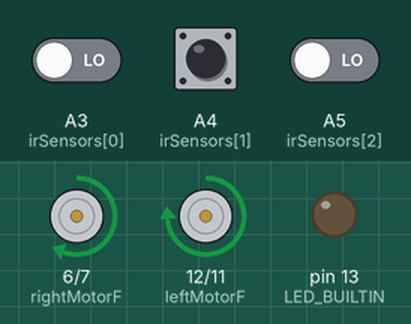
Simulated run of this sketch. Board: Arduino Uno, built with avr-gcc and run on an emulated ATmega328P. Shown: motor-driver pin pairs drawn as motors (green arrow = first pin HIGH = forward, orange = second pin HIGH = backward, longer = more drive, scaled by the enable pin), output pins drawn as LEDs (lit = HIGH). The inputs (shaded band) are chosen by the test bench; at power-on: A3 (irSensors[0]) LOW, A4 (irSensors[1]) LOW, A5 (irSensors[2]) LOW. What the sketch prints to the serial monitor is not drawn.

Above: at 1.2 s.
1.3 s: A3 (irSensors[0]) driven HIGH
At 2.5 s:
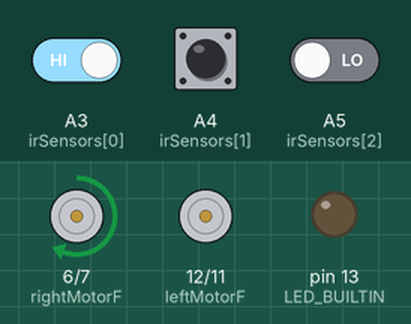
2.8 s: A4 (irSensors[1]) driven HIGH
4.3 s: A5 (irSensors[2]) driven HIGH
At 5.0 s:
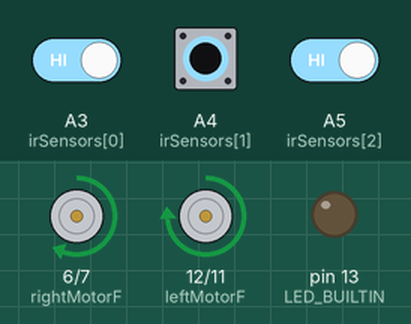
5.8 s: A3 (irSensors[0]) driven LOW
At 7.0 s:
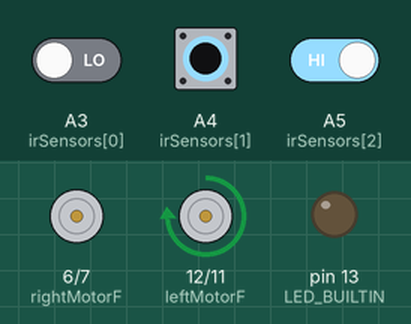
7.3 s: A4 (irSensors[1]) driven LOW
9.2 s: A4 (irSensors[1]) pulsed HIGH 5 times (0.12 s each, 0.3 s apart)
Timing chart, 0 to 12.2 s (numbered marks = the images above; inputs shaded):
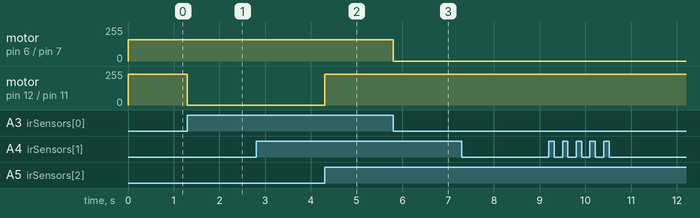

The sketch:

bangbangcontroller.ino
```cpp
// Pin definitions
#define rightMotorF 6      // Right motor forward pin
#define rightMotorB 7      // Right motor backward pin
#define rightMotorPWM 5     // Right motor PWM pin (ENA)
#define leftMotorF 12        // Left motor forward pin
#define leftMotorB 11       // Left motor backward pin
#define leftMotorPWM 10     // Left motor PWM pin (ENB)

// Define IR sensor array pins
const int numSensors = 3;
const int irSensors[numSensors] = {A3,A4,A5};

// Speed settings
const int leftMotorSpeed= 230;
const int rightMotorSpeed = 160;
const int turnSpeed = 120;
const int baseSpeed = 100;

// Motor control functions
void moveForward() {
  digitalWrite(leftMotorF, HIGH);
  digitalWrite(leftMotorB, LOW);
  digitalWrite(rightMotorF, HIGH);
  digitalWrite(rightMotorB, LOW);
  analogWrite(leftMotorPWM, leftMotorSpeed);
  analogWrite(rightMotorPWM, rightMotorSpeed);
}

void turnLeft() {
  digitalWrite(leftMotorF, LOW);
  digitalWrite(leftMotorB, LOW);
  digitalWrite(rightMotorF, HIGH);
  digitalWrite(rightMotorB, LOW);
  analogWrite(rightMotorPWM, 160);
  analogWrite(leftMotorPWM, 0);
  delay(10);
}

void turnRight() {
  digitalWrite(leftMotorF, HIGH);
  digitalWrite(leftMotorB, LOW);
  digitalWrite(rightMotorF, LOW);
  digitalWrite(rightMotorB, LOW);
  analogWrite(leftMotorPWM, 230);
  analogWrite(rightMotorPWM, 0);
  delay(10);
}

void stopMotors() {
  digitalWrite(leftMotorF, LOW);
  digitalWrite(leftMotorB, LOW);
  digitalWrite(rightMotorF, LOW);
  digitalWrite(rightMotorB, LOW);
  analogWrite(leftMotorPWM, 0);
  analogWrite(rightMotorPWM, 0);
}

void slightMove() {
  digitalWrite(leftMotorF, HIGH);
  digitalWrite(leftMotorB, LOW);
  digitalWrite(rightMotorF, HIGH);
  digitalWrite(rightMotorB, LOW);
  analogWrite(leftMotorPWM, baseSpeed);
  analogWrite(rightMotorPWM, baseSpeed);
  delay(150);
}

void setup() {
  Serial.begin(115200);

  // Set motor pins as outputs
  pinMode(leftMotorF, OUTPUT);
  pinMode(leftMotorB, OUTPUT);
  pinMode(rightMotorF, OUTPUT);
  pinMode(rightMotorB, OUTPUT);
  pinMode(leftMotorPWM, OUTPUT);
  pinMode(rightMotorPWM, OUTPUT);

  // Initialize motor speed
  // stopMotors();

  // Set IR sensor pins as inputs
  for (int i = 0; i < numSensors; i++) {
    pinMode(irSensors[i], INPUT);
  }

  pinMode(LED_BUILTIN, OUTPUT);
}

void loop() {
  // Read IR sensors
  int leftSensor = digitalRead(irSensors[0]);
  int centerSensor = digitalRead(irSensors[1]);
  int rightSensor = digitalRead(irSensors[2]);

  Serial.print(leftSensor);
  Serial.print(centerSensor);
  Serial.print(rightSensor);
  Serial.print("\n");

  // Control logic
  if (centerSensor == 1 && leftSensor == 0 && rightSensor == 0) {
    moveForward();
    Serial.println("Forward");
  }
  else if (leftSensor == 1 && centerSensor == 1 && rightSensor == 0) {
    turnLeft();
    Serial.println("Left");
    // moveForward();
  }
  else if (leftSensor == 0 && centerSensor == 1 && rightSensor == 1)  {
    turnRight();
    Serial.println("Right");
    // moveForward();
  }
  else if (leftSensor == 1 && centerSensor == 0 && rightSensor == 0) {
    // Keep turning left until the center sensor detects the line
    while (digitalRead(irSensors[1]) == 0) {
      turnLeft();
      Serial.println("Adjusting Left");
    }
    moveForward();
  }
  else if (leftSensor == 0 && centerSensor == 0 && rightSensor == 1) {
    // Keep turning right until the center sensor detects the line
    while (digitalRead(irSensors[1]) == 0) {
      turnRight();
      Serial.println("Adjusting Right");
    }
    moveForward();
  }
  else {
    moveForward();
  }


}
```

Measured:
- after the input at 1.3 s, motor on pin 12 (leftMotorF) / pin 11 (leftMotorB): forward 230/255 → stopped at once
- after the input at 4.3 s, motor on pin 12 (leftMotorF) / pin 11 (leftMotorB): stopped → forward 230/255 at once
- after the input at 5.8 s, motor on pin 6 (rightMotorF) / pin 7 (rightMotorB): forward 160/255 → stopped at once
